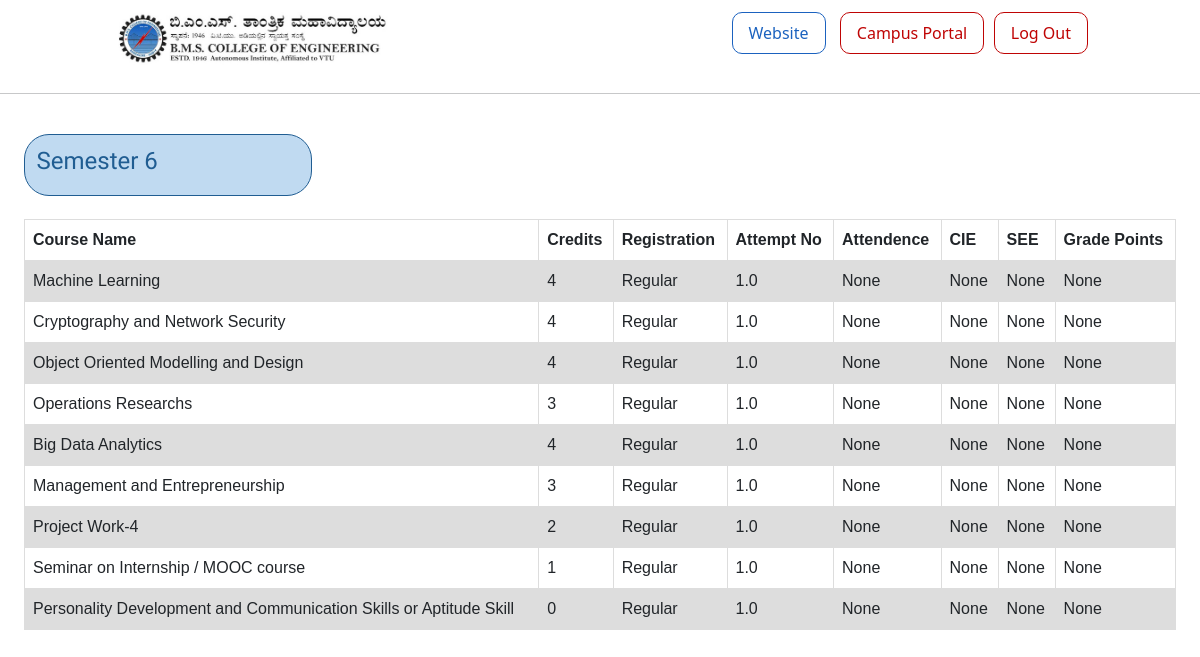
Page /student/marks/1BM20CS099/ (signed in) on the committed database.
### student_dashboard_proctor/models.py (models this page shows)
class Sem(models.Model):
    USN=models.CharField(max_length=10)
    sem=models.IntegerField()
    courseName=models.TextField()
    courseCode=models.TextField() #can be changed to charfield
    credit=models.TextField()
    registration=models.TextField() #regular or re registered
    attemptNumber=models.FloatField(blank=True, null=True)
    attendance=models.FloatField(blank=True, null=True)
    CIE=models.FloatField(blank=True, null=True)
    SEE=models.FloatField(max_length=1, blank=True, null=True)
    GradePoints=models.CharField(max_length=1, blank=True, null=True)
    facultyHandling=models.ForeignKey(Faculty, null=True, blank=True, on_delete=models.DO_NOTHING)
    is_approved=models.BooleanField(default=False)
    is_active = models.BooleanField(default=True)

### student_dashboard_proctor/views.py (the view)
# urls.py: path('/marks/<str:pk>/', views.dashboard_marks, name="marks"),
@login_required
def dashboard_marks(request, pk):
    student=Student.objects.get(USN=pk)
    number=courseRequest.objects.filter(student_usn=student.USN)
    sem=student.current_sem
    if(pk!=student.USN):
        return HttpResponse("Not allowd")
    courses = models.Sem.objects.filter(USN=pk)
    sem = set()
    for co in courses:
        sem.add(co.sem)
    context = {'courses': courses, 'req': number.count(), 'sems':sem}
    return render(request, 'student_dashboard_proctor/course_marks.html', context)

### templates/student_dashboard_proctor/course_marks.html (shortened to what this page needs)
{% extends '../base.html' %} {% load static %} {% block content %}
{% for i in sems %}
<div class="center" style="padding: 2%">
  <div style="background-color: #c0daf1; padding: 1%; border: 1px solid #205d92; border-radius: 25px; margin-bottom: 2%; width: 25%;">
      <h4 style="color: #205d92; font-family: 'Sono', sans-serif">Semester {{i}}
      </h4>
  </div>
<table>
  <tr>
    <th>Course Name</th>
    <th>Credits</th>
    <th>Registration</th>
    <th>Attempt No</th>
    <th>Attendence</th>
    <th>CIE</th>
    <th>SEE</th>
    <th>Grade Points</th>
  </tr>
  {% for course in courses %}
  {% if course.sem == i %}
  <tr>
    <td>{{course.courseName}}</td>
    <td>{{course.credit}}</td>
    <td>{{course.registration}}</td>
    <td>{{course.attemptNumber}}</td>
    <td>{{course.attendance}}</td>
    <td>{{course.CIE}}</td>
    <td>{{course.SEE}}</td>
    <td>{{course.GradePoints}}</td>
  </tr>
  {% endif %}
  {% endfor %}
</table>
</div>
{% endfor %}
{% endblock content %}

### assets/style.css (style rules this page uses)
body { overflow-x: hidden; }

### templates/student_dashboard_proctor/course_marks.html (style rules this page uses)
table { font-family: arial, sans-serif; border-collapse: collapse; width: 100%; }
td, th { border: 1px solid #dddddd; text-align: left; padding: 8px; }
tr:nth-child(even) { background-color: #dddddd; }

### rows in the picture
Sem: courseName "Machine Learning", credit "4", registration "Regular", attemptNumber "1.0", attendance "None", CIE "None", SEE "None", GradePoints "None"
Sem: courseName "Cryptography and Network Security", credit "4", registration "Regular", attemptNumber "1.0", attendance "None", CIE "None", SEE "None", GradePoints "None"
Sem: courseName "Object Oriented Modelling and Design", credit "4", registration "Regular", attemptNumber "1.0", attendance "None", CIE "None", SEE "None", GradePoints "None"
Sem: courseName "Operations Researchs", credit "3", registration "Regular", attemptNumber "1.0", attendance "None", CIE "None", SEE "None", GradePoints "None"
Sem: courseName "Big Data Analytics", credit "4", registration "Regular", attemptNumber "1.0", attendance "None", CIE "None", SEE "None", GradePoints "None"
Sem: courseName "Management and Entrepreneurship", credit "3", registration "Regular", attemptNumber "1.0", attendance "None", CIE "None", SEE "None", GradePoints "None"
Sem: courseName "Project Work-4", credit "2", registration "Regular", attemptNumber "1.0", attendance "None", CIE "None", SEE "None", GradePoints "None"
Sem: courseName "Seminar on Internship / MOOC course", credit "1", registration "Regular", attemptNumber "1.0", attendance "None", CIE "None", SEE "None", GradePoints "None"
Sem: courseName "Personality Development and Communication Skills or Aptitude Skill", credit "0", registration "Regular", attemptNumber "1.0", attendance "None", CIE "None", SEE "None", GradePoints "None"

### other values in the picture
{{ i }} "6"
